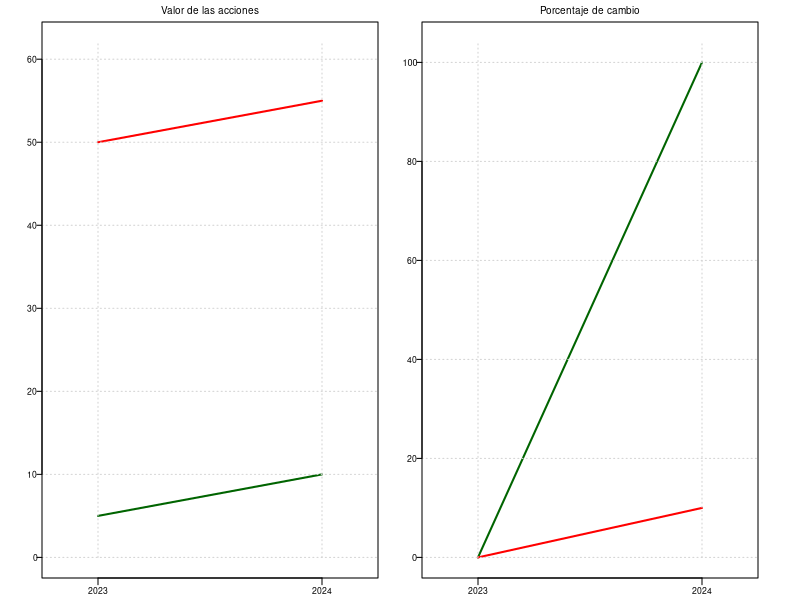

Reproduce this figure in R.

png("valorAcciones.png", width=1350, height=650, res = 300)
par(mar=c(1, 2, 1, 1) + 0.1, mgp = c(0,0,0), mfrow=c(1,2))
t=0.6

x = c(2023, 2024)
y1 = c(5, 10)
y2 = c(0, 100)

plot(x, y1, type = "l", xlab="", ylab="", 
     xlim = c(2022.75, 2024.25), 
     ylim=c(0, 62), xpd = FALSE,  yaxt='n',  xaxt='n', xaxs="i",
     lwd=2, col = "darkgreen"
)
segments(2023, 50, 2024, 55, col ="red", lwd=2)
segments(2023, 0, 2023, 62, col = "lightgray", lty = "dotted")
segments(2024, 0, 2024, 62, col = "lightgray", lty = "dotted")

for (i in seq(0, 60, 10)) {
  segments(2022.75, i, 2024.25, i, col = "lightgray", lty = "dotted")
}

axis(1, at=x, tck=-0.02, cex.axis=t-0.08, padj = -0)
axis(2, at=seq(10, 60, 10), las=1, tck=-0.015, hadj = 1.5, cex.axis=t-0.08)
axis(2, at=0, las=1, tck=-0.015, hadj = 1.8, cex.axis=t-0.08)

mtext("Valor de las acciones", side=3, cex = t, line = 0.2)


par(mar=c(1, 1, 1, 2) + 0.1, mgp = c(0,0,0))
plot(x, y2, type = "l", xlab="", ylab="", 
     xlim = c(2022.75, 2024.25),
     ylim=c(0, 104), xpd = NA,  yaxt='n',  xaxt='n', xaxs="i",
     lwd=2, col = "darkgreen"
)
segments(2023, 0, 2024, 10, col ="red", lwd=2)
segments(2023, 0, 2023, 104, col = "lightgray", lty = "dotted")
segments(2024, 0, 2024, 104, col = "lightgray", lty = "dotted")

for (i in seq(0, 100, 20)) {
  segments(2022.75, i, 2024.25, i, col = "lightgray", lty = "dotted")
}

axis(1, at=x, tck=-0.02, cex.axis=t-0.08, padj = -0)
axis(2, at=100, las=1, tck=-0.015, hadj = 1.3, cex.axis=t-0.05)
axis(2, at=seq(20, 80, 20), las=1, tck=-0.015, hadj = 1.5, cex.axis=t-0.08)
axis(2, at=0, las=1, tck=-0.015, hadj = 2, cex.axis=t-0.05)

mtext("Porcentaje de cambio", side=3, cex = t, line = 0.2)

dev.off()
